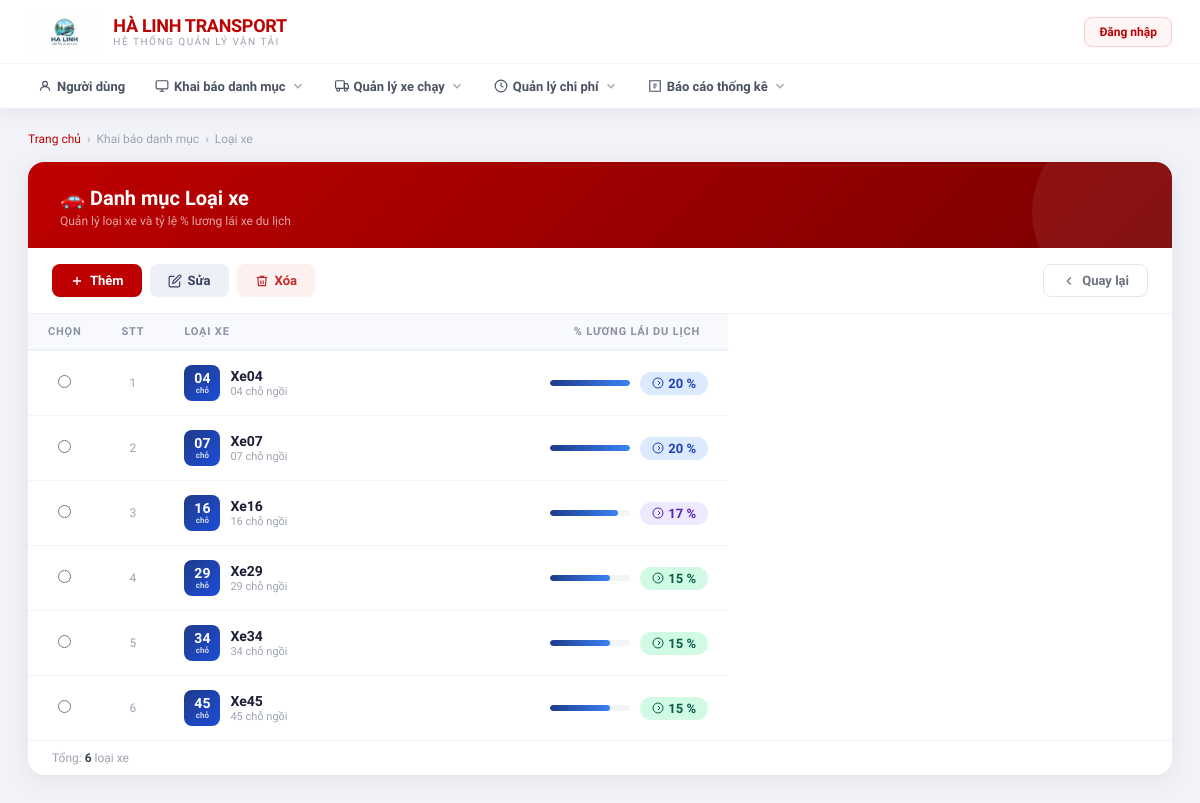
/danh_muc_loai_xe.php (signed in), run on the app's committed database.
### tables this page shows
CREATE TABLE `danh_muc_loai_xe` (
  `id` int(11) NOT NULL,
  `ma_loai_xe` varchar(50) NOT NULL,
  `phan_tram_luong_lai_xe` int(11) NOT NULL
);

### danh_muc_loai_xe.php (the view, shortened to what this page needs)
<?php
include 'conn.php';
$result = $conn->query("SELECT * FROM danh_muc_loai_xe ORDER BY id ASC");
$rows = [];
while ($row = $result->fetch_assoc()) $rows[] = $row;
?>
<!DOCTYPE html>
<html lang="vi">
<head>
</head>
<body>
<?php include 'navbar.php'; ?>
<div class="page-wrapper">
    <div class="breadcrumb">
        <a href="index.php">Trang chủ</a>
        <span>›</span>
        <span>Khai báo danh mục</span>
        <span>›</span>
        <span>Loại xe</span>
    </div>
    <div class="card">
        <div class="card-header">
            <h1>🚗 Danh mục Loại xe</h1>
            <p>Quản lý loại xe và tỷ lệ % lương lái xe du lịch</p>
        </div>
        <div class="toolbar">
            <a href="form_loai_xe.php?action=add" class="btn btn-primary">
                <svg width="14" height="14" fill="none" stroke="currentColor" stroke-width="2.5" viewBox="0 0 24 24"><path d="M12 5v14M5 12h14"/></svg>
                Thêm
            </a>
            <button class="btn btn-secondary" onclick="editSelected()">
                <svg width="14" height="14" fill="none" stroke="currentColor" stroke-width="2" viewBox="0 0 24 24"><path d="M11 4H4a2 2 0 0 0-2 2v14a2 2 0 0 0 2 2h14a2 2 0 0 0 2-2v-7"/><path d="M18.5 2.5a2.121 2.121 0 0 1 3 3L12 15l-4 1 1-4 9.5-9.5z"/></svg>
                Sửa
            </button>
            <button class="btn btn-danger" onclick="deleteSelected()">
                <svg width="14" height="14" fill="none" stroke="currentColor" stroke-width="2" viewBox="0 0 24 24"><polyline points="3 6 5 6 21 6"/><path d="M19 6l-1 14H6L5 6"/><path d="M10 11v6M14 11v6"/><path d="M9 6V4h6v2"/></svg>
                Xóa
            </button>
            <a href="index.php" class="btn btn-ghost">
                <svg width="14" height="14" fill="none" stroke="currentColor" stroke-width="2" viewBox="0 0 24 24"><path d="M15 18l-6-6 6-6"/></svg>
                Quay lại
            </a>
        </div>
        <div class="table-wrap">
            <table id="loaiXeTable">
                <thead>
                    <tr>
                        <th>Chọn</th>
                        <th>STT</th>
                        <th>Loại xe</th>
                        <th style="text-align:right; padding-right:28px;">% Lương lái du lịch</th>
                    </tr>
                </thead>
                <tbody id="tableBody">
                <?php if (empty($rows)): ?>
                <tr><td colspan="4"><div class="empty">Chưa có loại xe nào</div></td></tr>
                <?php else:
                    $maxPct = max(array_column($rows, 'phan_tram_luong_lai_xe')) ?: 100;
                    $stt = 1;
                    foreach ($rows as $row):
                        $pct = floatval($row['phan_tram_luong_lai_xe']);
                        $ma  = htmlspecialchars($row['ma_loai_xe']);
                        preg_match('/\d+/', $ma, $m);
                        $seats = $m[0] ?? '';
                        $barW  = round(($pct / $maxPct) * 100);
                        $badgeClass = $pct >= 20 ? 'pct-high' : ($pct >= 17 ? 'pct-medium' : 'pct-low');
                ?>
                <tr onclick="selectRow(this, <?= $row['id'] ?>)">
                    <td><input type="radio" name="select_item" value="<?= $row['id'] ?>" onclick="event.stopPropagation(); selectRow(this.closest('tr'), <?= $row['id'] ?>)"></td>
                    <td><?= $stt++ ?></td>
                    <td>
                        <div class="xe-cell">
                            <div class="xe-icon">
                                <span class="xe-seats"><?= $seats ?></span>
                                <span class="xe-label">chỗ</span>
                            </div>
                            <div>
                                <div class="xe-name"><?= $ma ?></div>
                                <div class="xe-sub"><?= $seats ?> chỗ ngồi</div>
                            </div>
                        </div>
                    </td>
                    <td>
                        <div class="pct-wrap">
                            <div class="pct-bar-wrap"><div class="pct-bar" style="width:<?= $barW ?>%"></div></div>
                            <span class="pct-badge <?= $badgeClass ?>">
                                <svg width="12" height="12" fill="none" stroke="currentColor" stroke-width="2" viewBox="0 0 24 24"><circle cx="12" cy="12" r="10"/><path d="M15 9l-6 6M9 9l6 6" opacity="0"/><path d="M8 12h.01M12 8l4 4-4 4"/></svg>
                                <?= number_format($pct) ?> %
                            </span>
                        </div>
                    </td>
                </tr>
                <?php endforeach; endif; ?>
                </tbody>
            </table>
        </div>
        <div class="table-footer">
            <span>Tổng: <strong><?= count($rows) ?></strong> loại xe</span>
        </div>
    </div>
</div>
</body>
</html>

### danh_muc_loai_xe.php (style rules this page uses)
*, *::before, *::after { box-sizing: border-box; margin: 0; padding: 0; }
body { font-family: 'Be Vietnam Pro', sans-serif; background: #f1f3f8; color: #1a1f36; min-height: 100vh; }
.page-wrapper { margin: 24px 28px; padding: 0 0 40px; }
.breadcrumb { display: flex; align-items: center; gap: 6px; margin-bottom: 16px; font-size: 12px; color: #9ca3af; }
.breadcrumb a { color: #be0000; text-decoration: none; font-weight: 500; }
.card { background: #fff; border-radius: 16px; box-shadow: 0 4px 24px rgba(0,0,0,.07); overflow: hidden; }
.card-header { background: linear-gradient(135deg, #be0000 0%, #7b0000 100%); padding: 24px 32px 20px; position: relative; overflow: hidden; }
.card-header::after { content: ''; position: absolute; right: -40px; top: -40px; width: 180px; height: 180px; border-radius: 50%; background: rgba(255,255,255,.07); }
.card-header h1 { color: #fff; font-size: 20px; font-weight: 700; position: relative; }
.card-header p { color: rgba(255,255,255,.65); font-size: 12px; margin-top: 4px; position: relative; }
.toolbar { display: flex; gap: 8px; padding: 16px 24px; border-bottom: 1px solid #f0f0f5; flex-wrap: wrap; }
.btn { display: inline-flex; align-items: center; gap: 6px; padding: 8px 18px; border-radius: 8px; font-family: inherit; font-size: 13px; font-weight: 600; cursor: pointer; border: none; transition: all .18s; text-decoration: none; }
.btn-primary { background: #be0000; color: #fff; }
.btn-secondary { background: #eef0f7; color: #3a4060; }
.btn-danger { background: #fff0f0; color: #c62828; }
.btn-ghost { background: transparent; color: #6b7280; border: 1px solid #e5e7eb; margin-left: auto; }
.table-wrap { overflow-x: auto; }
table { width: 100%; border-collapse: collapse; max-width: 700px; }
thead tr { background: #f8f9fc; border-bottom: 2px solid #eef0f7; }
th { padding: 11px 20px; text-align: left; font-size: 11px; font-weight: 700; text-transform: uppercase; letter-spacing: .8px; color: #8892a4; }
th:first-child, th:nth-child(2) { width: 52px; text-align: center; }
tbody tr { border-bottom: 1px solid #f3f4f8; transition: background .12s; cursor: pointer; }
tbody tr:last-child { border-bottom: none; }
td { padding: 14px 20px; font-size: 13.5px; color: #374151; }
td:first-child, td:nth-child(2) { text-align: center; }
td:nth-child(2) { color: #9ca3af; font-size: 12px; }
.xe-cell { display: flex; align-items: center; gap: 10px; }
.xe-icon { width: 36px; height: 36px; border-radius: 8px; background: linear-gradient(135deg, #1e3a8a, #1d4ed8); color: #fff; font-size: 11px; font-weight: 700; display: flex; align-items: center; justify-content: center; flex-direction: column; gap: 1px; flex-shrink: 0; }
.xe-icon .xe-seats { font-size: 14px; line-height: 1; }
.xe-icon .xe-label { font-size: 8px; opacity: .8; }
.xe-name { font-weight: 700; color: #1a1f36; font-size: 14px; }
.xe-sub { font-size: 11px; color: #9ca3af; margin-top: 1px; }
.pct-wrap { display: flex; align-items: center; justify-content: flex-end; gap: 10px; }
.pct-badge { display: inline-flex; align-items: center; gap: 4px; padding: 4px 12px; border-radius: 20px; font-size: 13px; font-weight: 700; }
.pct-high { background: #dbeafe; color: #1e40af; }
.pct-medium { background: #ede9fe; color: #5b21b6; }
.pct-low { background: #d1fae5; color: #065f46; }
.pct-bar-wrap { width: 80px; height: 6px; background: #f3f4f6; border-radius: 3px; overflow: hidden; }
.pct-bar { height: 100%; border-radius: 3px; background: linear-gradient(90deg, #1e3a8a, #3b82f6); }
.table-footer { padding: 10px 24px; border-top: 1px solid #f3f4f8; font-size: 12px; color: #9ca3af; display: flex; justify-content: space-between; align-items: center; }
.table-footer strong { color: #374151; }

### navbar.php (style rules this page uses)
*, *::before, *::after { box-sizing: border-box; }

### data on the page
danh_muc_loai_xe: seats "04", ma_loai_xe "Xe04", phan_tram_luong_lai_xe "20"
danh_muc_loai_xe: seats "07", ma_loai_xe "Xe07", phan_tram_luong_lai_xe "20"
danh_muc_loai_xe: seats "16", ma_loai_xe "Xe16", phan_tram_luong_lai_xe "17"
danh_muc_loai_xe: seats "29", ma_loai_xe "Xe29", phan_tram_luong_lai_xe "15"
danh_muc_loai_xe: seats "34", ma_loai_xe "Xe34", phan_tram_luong_lai_xe "15"
danh_muc_loai_xe: seats "45", ma_loai_xe "Xe45", phan_tram_luong_lai_xe "15"

### other printed values
count($rows) "6"
